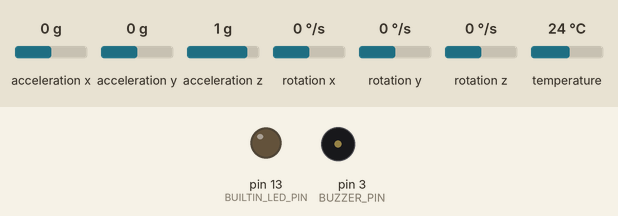
This sketch was run on a simulated Arduino Uno, built with avr-gcc and run on an emulated ATmega328P. On the bench: output pins drawn as LEDs (lit = HIGH), buzzer (waves = sounding, pin HIGH). Inputs (shaded band) come from the test bench; at power-on: acceleration x 0 g, acceleration y 0 g, acceleration z 1 g, rotation x 0 °/s, rotation y 0 °/s, rotation z 0 °/s, temperature 24 °C. No radio packets arrive unless stated.

Above: at 0.1 s.
At 1.2 s:
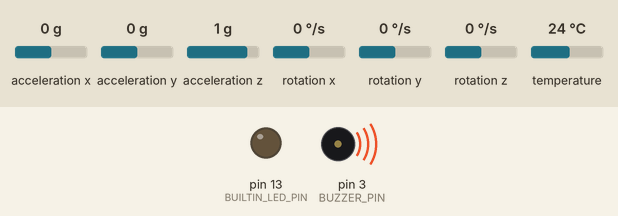
1.3 s: acceleration x set to -1.4 g
At 1.52 s:
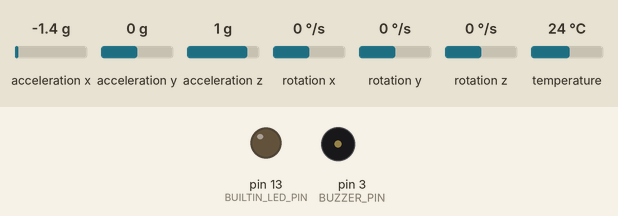
Timing chart, 0 to 10.3 s (numbered marks = the images above; inputs shaded):
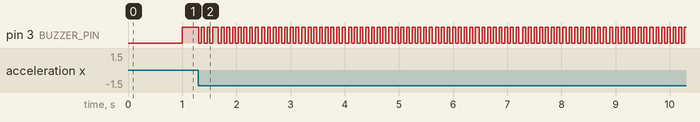

The sketch:

landslide_detector_tx.ino
```cpp
#include <SPI.h>
#include <LoRa.h>
#include "LSIMUController.h"

#define BUZZER_PIN          3
#define BUILTIN_LED_PIN     13
#define LOW_BEEP_PERIOD     600
#define MEDIUM_BEEP_PERIOD  300
#define HIGH_BEEP_PERIOD    100
#define LORA_FREQUENCY      433E6
#define LORA_PERIOD         800
#define DEVICE_ID           "@TEMON-1"


/* Initialise objects and variables */
LSIMUController     imu_controller  = LSIMUController();
uint8_t             movement_level  = LSIMUController::NO_MOVEMENT;
unsigned int        beep_period_t   = 0;
unsigned long       lora_period_t   = 0;


/* Function(s) */
void periodicBeep(unsigned int beep_period, bool state) {
  static unsigned long  last_t    = 0;
  static bool           alarm     = false;
  unsigned long         current_t = millis();
  if(state) {
    if(current_t - last_t > beep_period/2) {
      alarm  = !alarm;
      last_t = current_t;
    }
    digitalWrite(BUZZER_PIN, alarm);
  }
  else {
    digitalWrite(BUZZER_PIN, LOW);
  }
}


void setup() {
  /* Pinmoding */
  pinMode(BUZZER_PIN, OUTPUT);
  pinMode(BUILTIN_LED_PIN, OUTPUT);

  /* Begin IMU */
  imu_controller.begin();

  /* Begin LoRa */
  LoRa.begin(LORA_FREQUENCY);
  Serial.begin(9600);
}


void loop() {
  /* Read current IMU values */
  imu_controller.readSensorEvent();

  /* Detect land movement */
  movement_level = imu_controller.getLandslideInfo();
  // Serial.println(movement_level);

  /* Alarm system */
  switch(movement_level) {
    case LSIMUController::LOW_MOVEMENT:
      beep_period_t = LOW_BEEP_PERIOD;
      break;

    case LSIMUController::MEDIUM_MOVEMENT:
      beep_period_t = MEDIUM_BEEP_PERIOD;
      break;

    case LSIMUController::HIGH_MOVEMENT:
      beep_period_t = HIGH_BEEP_PERIOD;
      break;

    default:
      beep_period_t = 0;
      break;
  }

  /* Beeping */
  periodicBeep(beep_period_t, imu_controller.getAlarmState());
  // delay(300);

  /* LoRa send */
  unsigned long lora_time_diff = millis() - lora_period_t;
  if(lora_time_diff > LORA_PERIOD) {
    lora_period_t += lora_time_diff;
    if(movement_level != LSIMUController::NO_MOVEMENT) {
      LoRa.beginPacket();
      LoRa.print(movement_level);
      LoRa.print(DEVICE_ID);
      LoRa.endPacket();
    }
  }
}
```

LSIMUController.cpp
```cpp
#include "LSIMUController.h"


LSIMUController::LSIMUController() {}


LSIMUController::~LSIMUController() {}


bool LSIMUController::begin() {
  /* Initialize MPU */
  uint8_t try_cnt = 0;
  while(!mpu_imu.begin()) {
    if(try_cnt >= MPU_BEGIN_TRIAL) {
      return false;
    }
    ++try_cnt;
  }

  /* Set parameters */
  mpu_imu.setAccelerometerRange(MPU6050_RANGE_16_G);
  mpu_imu.setGyroRange(MPU6050_RANGE_250_DEG);
  mpu_imu.setFilterBandwidth(MPU6050_BAND_21_HZ);
  return true;
}


void LSIMUController::readSensorEvent() {
  /* Get elapsed time */
  unsigned long current_t = millis();
  elapsed_t               = current_t - prev_t;
  prev_t                  = current_t;
  float f_elapsed_t       = ((float)elapsed_t)/1000.;

  /* Get sensor values */
  mpu_imu.getEvent(&accel_event, &gyro_event, &temp);

  /* Process the values */
  accel[0]  = accel[0]*ACCEL_COMP_FILTER_CONST + accel_event.acceleration.x*(1.0 - ACCEL_COMP_FILTER_CONST);
  accel[1]  = accel[1]*ACCEL_COMP_FILTER_CONST + accel_event.acceleration.y*(1.0 - ACCEL_COMP_FILTER_CONST);
  accel[2]  = accel[2]*ACCEL_COMP_FILTER_CONST + accel_event.acceleration.z*(1.0 - ACCEL_COMP_FILTER_CONST);
  gyro[0]   = gyro[0]*GYRO_COMP_FILTER_CONST + gyro_event.gyro.x*(1.0 - GYRO_COMP_FILTER_CONST);
  gyro[1]   = gyro[1]*GYRO_COMP_FILTER_CONST + gyro_event.gyro.y*(1.0 - GYRO_COMP_FILTER_CONST);
  gyro[2]   = gyro[2]*GYRO_COMP_FILTER_CONST + gyro_event.gyro.z*(1.0 - GYRO_COMP_FILTER_CONST);

  /* Calculate orientation */
  accel_orn_x = atan2(accel[1], sqrt(pow(accel[0], 2) + pow(accel[2], 2)));
  accel_orn_y = atan2(-1.0*accel[0], sqrt(pow(accel[1], 2) + pow(accel[2], 2)));
  gyro_orn_x  += gyro[0]*f_elapsed_t;
  gyro_orn_y  += gyro[1]*f_elapsed_t;
  gyro_orn_z  += gyro[2]*f_elapsed_t;
  orn[0]      = fmod(gyro_orn_x*COMB_COMP_FILTER_CONST + accel_orn_x*(1.0 - COMB_COMP_FILTER_CONST), M_PI_2);
  orn[1]      = fmod(gyro_orn_y*COMB_COMP_FILTER_CONST + accel_orn_y*(1.0 - COMB_COMP_FILTER_CONST), M_PI_2);
  orn[2]      = fmod(gyro_orn_z, M_PI_2);

  /* Calculate absolute acceleration and velocity */
  abs_accel = sqrt(pow(accel[0], 2) + pow(accel[1], 2) + pow(accel[2], 2));
  abs_vel   = sqrt(pow(gyro[0], 2) + pow(gyro[1], 2) + pow(gyro[2], 2));
}


float LSIMUController::getAccelX() {
  return accel[0];
}


float LSIMUController::getAccelY() {
  return accel[1];
}


float LSIMUController::getAccelZ() {
  return accel[2];
}


float LSIMUController::getGyroX() {
  return gyro[0];
}


float LSIMUController::getGyroY() {
  return gyro[1];
}


float LSIMUController::getGyroZ() {
  return gyro[2];
}


float LSIMUController::getOrnX() {
  return orn[0];
}


float LSIMUController::getOrnY() {
  return orn[1];
}


float LSIMUController::getOrnZ() {
  return orn[2];
}


float LSIMUController::getAbsAccel() {
  return abs_accel;
}


float LSIMUController::getAbsVel() {
  return abs_vel;
}


bool LSIMUController::getAlarmState() {
  return alarm_state;
}

/*
** POS_PITCH_ERR
    0.30 -> 0.13
    0.60 -> 0.20
    1.00 -> 0.23

** NEG_PITCH_ERR
    -0.30 -> 0.13
    -0.60 -> 0.28
    -1.00 -> 0.50

** POS_ROLL_ERR
    0.30 -> NEGL
    0.60 -> NEGL
    1.00 -> NEGL

** NEG_ROLL_ERR
    -0.30 -> NEGL
    -0.60 -> 0.1
    -1.00 -> 0.22
*/
float LSIMUController::calcCalibError() {
  /* Calibration data */
  static const float test_step[3] = {0.3, 0.6, 1.0},
  roll_err[2][3] = {
    {0.0, 0.0, 0.0},
    {0.1, 0.13, 0.24}
  },
  pitch_err[2][3] = {
    {0.11, 0.18, 0.20},
    {0.17, 0.28, 0.50}
  };

  /* Find roll and pitch interval */
  uint8_t roll_sign   = (orn[1] > 0.0) ? 0 : 1,
          pitch_sign  = (orn[0] > 0.0) ? 0 : 1;
  float   roll_val    = fabs(orn[0]),
          pitch_val   = fabs(orn[1]),
          err         = 0.0;

  /* Return roll and pitch error */
  if(roll_val < test_step[0]) {
    err += (roll_val/test_step[0])*roll_err[roll_sign][0];
  }
  else if(roll_val < test_step[1]) {
    err += ((roll_val - test_step[0])/(test_step[1] - test_step[0]))*(roll_err[roll_sign][1] - roll_err[roll_sign][0]) + roll_err[roll_sign][0];
  }
  else if(roll_val < test_step[2]) {
    err += ((roll_val - test_step[1])/(test_step[2] - test_step[1]))*(roll_err[roll_sign][2] - roll_err[roll_sign][1]) + roll_err[roll_sign][1];
  }
  else {
    err += roll_err[roll_sign][2];
  }

  if(pitch_val < test_step[0]) {
    err += (pitch_val/test_step[0])*pitch_err[pitch_sign][0];
  }
  else if(pitch_val < test_step[1]) {
    err += ((pitch_val - test_step[0])/(test_step[1] - test_step[0]))*(pitch_err[pitch_sign][1] - pitch_err[pitch_sign][0]) + pitch_err[pitch_sign][0];
  }
  else if(pitch_val < test_step[2]) {
    err += ((pitch_val - test_step[1])/(test_step[2] - test_step[1]))*(pitch_err[pitch_sign][2] - pitch_err[pitch_sign][1]) + pitch_err[pitch_sign][1];
  }
  else {
    err += pitch_err[pitch_sign][2];
  }

  return err;
}


uint8_t LSIMUController::getLandslideInfo() {
  float   accel_diff  = fabs(fabs(MODIFIED_GRAVITY_CONST - abs_accel) - calcCalibError()),
          vel_diff    = abs_vel;
  uint8_t accel_arg, vel_arg, res;

  // Serial.print("roll       : "); Serial.println(orn[0]);
  // Serial.print("pitch      : "); Serial.println(orn[1]);
  // Serial.print("accel_diff : "); Serial.println(accel_diff);
  // Serial.print("vel_diff   : "); Serial.println(vel_diff);

  /* Determine acceleration-based movement level */
  if(accel_diff < LOW_MOV_ACC)      accel_arg = NO_MOVEMENT;
  else if(accel_diff < MED_MOV_ACC) accel_arg = LOW_MOVEMENT;
  else if(accel_diff < HI_MOV_ACC)  accel_arg = MEDIUM_MOVEMENT;
  else                              accel_arg = HIGH_MOVEMENT;

  /* Determine velocity-based movement level */
  if(vel_diff < LOW_MOV_VEL)      vel_arg = NO_MOVEMENT;
  else if(vel_diff < MED_MOV_VEL) vel_arg = LOW_MOVEMENT;
  else if(vel_diff < HI_MOV_VEL)  vel_arg = MEDIUM_MOVEMENT;
  else                            vel_arg = HIGH_MOVEMENT;

  /* Result */
  if(millis() < BEGIN_COUNT) return NO_MOVEMENT;
  res = (accel_arg > vel_arg) ? accel_arg : vel_arg;
  last_movement_state = (res > last_movement_state) ? res : last_movement_state;
  if(res != NO_MOVEMENT) {
    move_start_t = millis();
    alarm_state  = true;
  }
  else if(millis() - move_start_t > ALARM_STANDBY) {
    alarm_state = false;
    last_movement_state = NO_MOVEMENT;
  }
  return last_movement_state;
}
```

LSIMUController.h
```cpp
#ifndef _LSIMUCONTROLLER_H_
#define _LSIMUCONTROLLER_H_

#include <Arduino.h>
#include <Adafruit_MPU6050.h>
#include <Adafruit_Sensor.h>
#include <Wire.h>

#define MPU_BEGIN_TRIAL         100
#define ACCEL_COMP_FILTER_CONST 0.3
#define GYRO_COMP_FILTER_CONST  0.3
#define COMB_COMP_FILTER_CONST  0.0
#define MODIFIED_GRAVITY_CONST  9.48
#define BEGIN_COUNT             1000

#define LOW_MOV_ACC 0.18
#define MED_MOV_ACC 0.35
#define HI_MOV_ACC  0.75

#define LOW_MOV_VEL 1.3
#define MED_MOV_VEL 2.8
#define HI_MOV_VEL  4.9

#define ALARM_STANDBY 3000


class LSIMUController {


  private:
    Adafruit_MPU6050  mpu_imu;

    sensors_event_t   accel_event,
                      gyro_event,
                      temp;

    float             accel[3]    = {0},
                      gyro[3]     = {0},
                      orn[3]      = {0};

    float             accel_orn_x = 0.01,
                      accel_orn_y = 0.01,
                      gyro_orn_x  = 0.01,
                      gyro_orn_y  = 0.01,
                      gyro_orn_z  = 0.01;

    float             abs_accel               = 0.01,
                      abs_vel                 = 0.01;

    unsigned long     elapsed_t     = 0,
                      prev_t        = 0,
                      move_start_t  = 0;

    uint8_t           last_movement_state = 0;

    bool              alarm_state   = false;

    float             calcCalibError();


  public:

    enum landslide_info{
      NO_MOVEMENT,
      LOW_MOVEMENT,
      MEDIUM_MOVEMENT,
      HIGH_MOVEMENT
    };

    LSIMUController();
    ~LSIMUController();

    bool begin();
    void readSensorEvent();

    float getAccelX();
    float getAccelY();
    float getAccelZ();
    float getGyroX();
    float getGyroY();
    float getGyroZ();
    float getOrnX();
    float getOrnY();
    float getOrnZ();
    float getAbsAccel();
    float getAbsVel();
    bool getAlarmState();

    uint8_t getLandslideInfo();
};


#endif
```

Measured:
- after the input at 1.3 s, pin 3 (BUZZER_PIN): alternates HIGH for 0.05 s and LOW for 0.05 s, starting after 0.06 s
